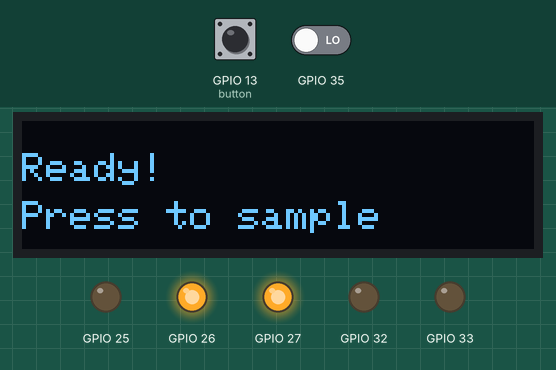
A program run on a simulated ESP32. On the bench: 128×32 one-colour display, output pins drawn as LEDs (lit = HIGH). Dashed ring = blinking. The test bench sets the inputs (shaded band); at power-on: GPIO 13 (button) HIGH, GPIO 35 LOW. Nothing arrives over Bluetooth unless stated; a phone connects over Bluetooth LE 3 s after start; what the program prints to the serial monitor is not drawn.

Above: at 6.3 s.
6.4 s: GPIO 13 (button) pulled LOW for 0.15 s
At 8.2 s:
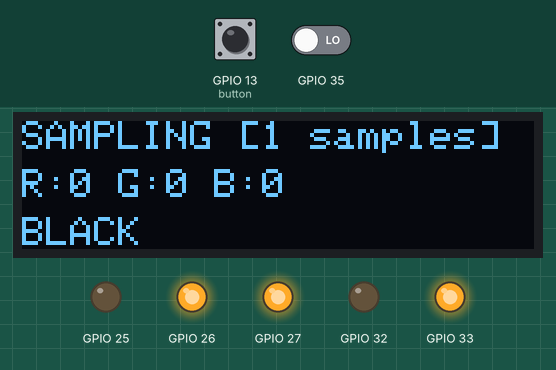
8.5 s: GPIO 13 (button) pulled LOW for 3.2 s
At 12.9 s:
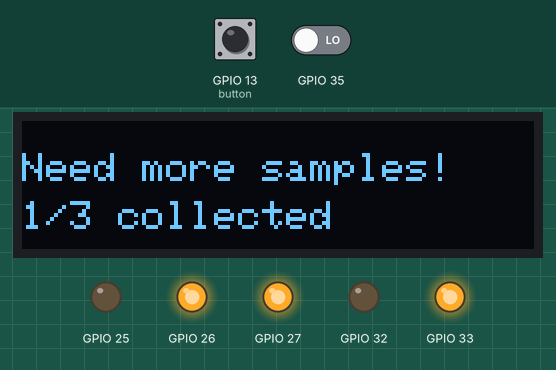
13.2 s: GPIO 13 (button) pulled LOW for 1 s
At 14.53 s:
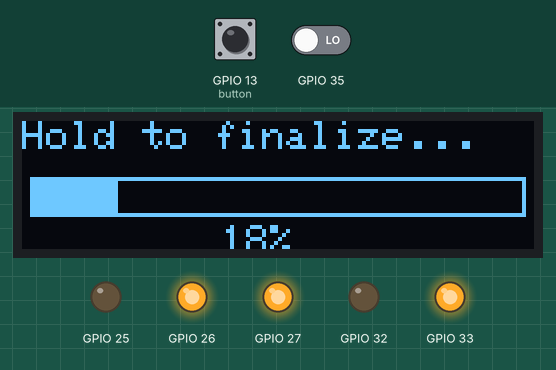
14.8 s: GPIO 13 (button) pulled LOW for 0.15 s
At 15.31 s:
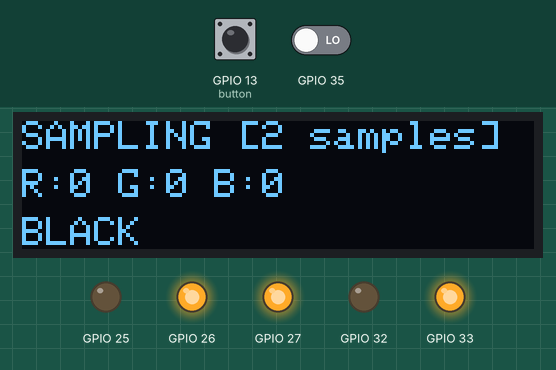
15.5 s: GPIO 13 (button) pulled LOW for 3.2 s
At 19.8 s:
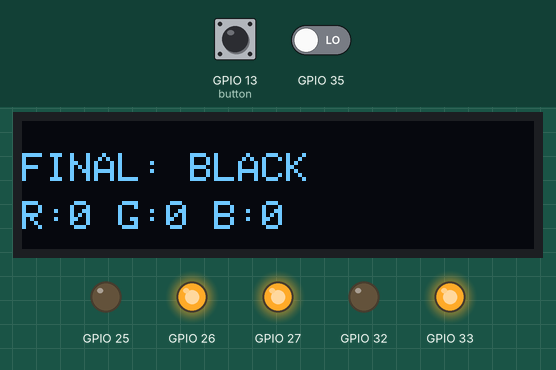
20.2 s: GPIO 13 (button) pulsed LOW 5 times (0.12 s each, 0.3 s apart)
At 21.14 s:
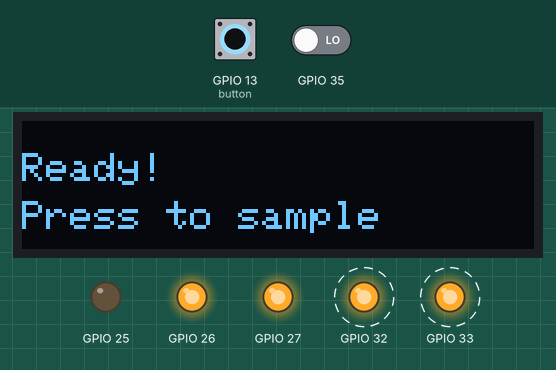
Timing chart, 0 to 23.3 s (numbered marks = the images above; inputs shaded):
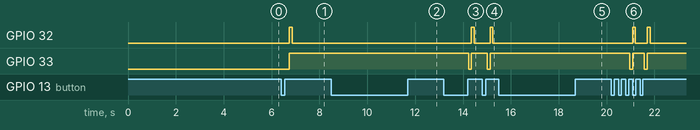

Measured:
- after the input at 6.4 s, GPIO 32: LOW → HIGH after 0.35 s, → LOW 0.12 s later; GPIO 33: LOW → HIGH after 0.35 s; the display: changes after 0.60 s (image 1)
- after the input at 8.5 s, the display: first changes after 0.29 s (image 2 shows a later state)
- after the input at 13.2 s, GPIO 32: LOW → HIGH after 1.2 s, → LOW 0.12 s later; GPIO 33: HIGH → LOW after 1.0 s, → HIGH 0.12 s later; the display: first differs from a run without the input after 0.83 s (image 3 shows a later state)
- after the input at 14.8 s, GPIO 32: LOW → HIGH after 0.33 s, → LOW 0.12 s later; GPIO 33: HIGH → LOW after 0.21 s, → HIGH 0.12 s later
- after the input at 15.5 s, the display: first changes after 0.26 s (image 5 shows a later state)
- after the input at 20.2 s, GPIO 32: alternates HIGH for 0.12 s and LOW for 0.50 s, 4 changes in all, then stays LOW, starting after 0.88 s; GPIO 33: alternates HIGH for 0.50 s and LOW for 0.12 s, 4 changes in all, then stays HIGH, starting after 0.76 s; the display: changes after 0.21 s (image 6)

The program:

main.cpp
```cpp
/*********
  ESP32 TCS3200 Color Sensor with OLED Display
*********/
#include "ble_service.h"
#include "button.h"
#include "color_sampler.h"
#include "color_sensor.h"
#include "display.h"
#include "sampling_controller.h"
#include <Arduino.h>
#include <Wire.h>

// Hardware configuration
Display display(128, 32, 21, 22);
ColorSensor sensor(27, 25, 32, 33, 35, 26);
ColorSampler sampler;
Button button(13);
Bluetooth ble;

// Controller
SamplingController controller(display, sensor, sampler, button, ble);

void setup()
{
  Serial.begin(115200);
  delay(1000);
  Serial.println("Starting...");

  if (!display.begin())
  {
    for (;;)
      ;
  }

  display.showSplash();
  delay(2500);

  display.showWelcome();
  delay(1500);

  sensor.begin();
  button.begin();
  ble.begin("Surface Color Detector");

  controller.begin();
  Serial.println("Setup complete!");
}

void loop()
{
  controller.update();
  delay(30);
}
```

ble_service.h
```cpp
#ifndef BLE_SERVICE_H
#define BLE_SERVICE_H

#include <Arduino.h>
#include <BLE2902.h>
#include <BLEDevice.h>
#include <BLEServer.h>
#include <BLEUtils.h>
#include <esp_bt.h>

#define SERVICE_UUID "4fafc201-1fb5-459e-8fcc-c5c9c331914b"
#define CHARACTERISTIC_UUID "beb5483e-36e1-4688-b7f5-ea07361b26a8"

class Bluetooth {
private:
  BLEServer *pServer;
  BLECharacteristic *pCharacteristic;

public:
  Bluetooth();
  void begin(const char *deviceName);
  void send(const String &data);
  bool isConnected();
};

#endif
```

button.h
```cpp
#ifndef BUTTON_H
#define BUTTON_H

#include <Arduino.h>

class Button {
public:
  // Configuration constants
  static const unsigned long DEBOUNCE_DELAY = 50;
  static const unsigned long TAP_TIMEOUT = 400;
  static const unsigned long SHORT_PRESS_MAX = 500;

  Button(uint8_t buttonPin);

  void begin();

  // Core state
  void update();
  bool isPressed();
  bool isPressedFor(unsigned long durationMs);
  unsigned long getPressedDuration();

  // Edge detection
  bool wasJustPressed();
  bool wasJustReleased();

  // Multi-tap detection
  void updateTapCount();
  int getTapCount();
  void resetTapCount();

  unsigned long getLastPressDuration() { return lastPressDuration; }

private:
  uint8_t pin;
  unsigned long pressStartTime;
  unsigned long lastPressDuration;
  unsigned long lastDebounceTime;
  unsigned long lastTapTime;
  int tapCount;
  bool wasPressedBefore;
  bool lastStableState;
};

#endif
```

color_sampler.h
```cpp
#ifndef COLOR_SAMPLER_H
#define COLOR_SAMPLER_H

#include <Arduino.h>
#include "color_sensor.h"

class ColorSampler
{
private:
  long totalRed;
  long totalGreen;
  long totalBlue;
  int sampleCount;
  bool sampling;

public:
  ColorSampler();
  void addSample(const RGBColor &color);
  RGBColor getAverage();
  int getSampleCount();
  bool isSampling();
  void reset();
  void printSample(const RGBColor &color);
  void printAverage(const RGBColor &avgColor, const String &colorName);
};

#endif
```

color_sensor.h
```cpp
#ifndef COLOR_SENSOR_H
#define COLOR_SENSOR_H

#include <Arduino.h>

struct RGBColor {
  int red;
  int green;
  int blue;
};

class ColorSensor {
public:
  // Calibration values (adjust based on your sensor)
  static const int WHITE_RED_FREQ = 26;
  static const int WHITE_GREEN_FREQ = 24;
  static const int WHITE_BLUE_FREQ = 30;
  static const int BLACK_RED_FREQ = 155;
  static const int BLACK_GREEN_FREQ = 166;
  static const int BLACK_BLUE_FREQ = 197;

  ColorSensor(uint8_t s0, uint8_t s1, uint8_t s2, uint8_t s3, uint8_t out,
              uint8_t led);

  void begin();

  // LED Control
  void ensureLedOn();
  void toggleLed();
  void setLed(bool on);
  bool isLedOn();

  // Color Reading
  RGBColor readColor();
  String detectColorName(const RGBColor &color);
  void printColorData(const RGBColor &color, const String &colorName);

private:
  uint8_t s0Pin, s1Pin, s2Pin, s3Pin;
  uint8_t outPin;
  uint8_t ledPin;

  int redFreq, greenFreq, blueFreq;

  unsigned long readFrequency(bool s2State, bool s3State);
};

#endif
```

display.h
```cpp
#ifndef DISPLAY_H
#define DISPLAY_H

#include <Adafruit_SSD1306.h>
#include <Arduino.h>

class Display {
private:
  Adafruit_SSD1306 oled;
  uint8_t sdaPin;
  uint8_t sclPin;
  uint8_t screenWidth;
  uint8_t screenHeight;
  int8_t resetPin;
  uint8_t i2cAddress;

  void prepareDisplay();

public:
  Display(uint8_t width, uint8_t height, uint8_t sda, uint8_t scl,
          uint8_t address = 0x3C, int8_t reset = -1);
  bool begin();
  void showSplash();
  void showWelcome();
  void showColorData(int red, int green, int blue, const String &colorName);
  void showSamplingMode(int sampleCount, int red, int green, int blue,
                        const String &colorName);
  void showProgress(int percentage);
  void showMessage(const String &line1, const String &line2 = "");
};

#endif
```

sampling_controller.h
```cpp
#ifndef SAMPLING_CONTROLLER_H
#define SAMPLING_CONTROLLER_H

#include "ble_service.h"
#include "button.h"
#include "color_sampler.h"
#include "color_sensor.h"
#include "display.h"
#include <Arduino.h>

class SamplingController {
public:
  // Timing configuration (ms)
  static const unsigned long LONG_PRESS_DURATION = 2000;
  static const unsigned long LED_TOGGLE_DURATION = 5000;
  static const unsigned long AUTO_LED_OFF_TIMEOUT = 120000; // 2 minutes
  static const int MIN_SAMPLES_REQUIRED = 3;

  SamplingController(Display &disp, ColorSensor &sens, ColorSampler &samp,
                     Button &btn, Bluetooth &bluetooth);

  void begin();
  void update();

  // Configuration setters
  void setLongPressDuration(unsigned long ms);
  void setMinSamplesRequired(int count);

private:
  // Dependencies
  Display &display;
  ColorSensor &sensor;
  ColorSampler &sampler;
  Button &button;
  Bluetooth &ble;

  // Configuration
  unsigned long longPressDuration;
  unsigned long ledToggleDuration;
  unsigned long autoLedOffTimeout;
  int minSamplesRequired;

  // State
  bool lastButtonState;
  bool longPressHandled;
  bool ledToggleHandled;
  unsigned long lastActivityTime;
  RGBColor lastAvgColor;
  String lastColorName;

  // Event handlers
  void onSampleTaken(const RGBColor &color);
  void onLongPress();
  void onLedToggle();
  void onTripleTap();

  // Helper methods
  bool canFinalize();
  void checkAutoLedOff();
  void handleWakeUp();
  void showCurrentState();
  void waitForButtonRelease();
  void waitForButtonPress();
  void updateActivity();
};

#endif
```

ble_service.cpp
```cpp
#include "ble_service.h"

static bool _deviceConnected = false;

class ServerCallbacks : public BLEServerCallbacks {
  void onConnect(BLEServer *pServer) {
    _deviceConnected = true;
    Serial.println("BLE Client connected");
  }

  void onDisconnect(BLEServer *pServer) {
    _deviceConnected = false;
    Serial.println("BLE Client disconnected");
    pServer->startAdvertising();
  }
};

Bluetooth::Bluetooth() : pServer(nullptr), pCharacteristic(nullptr) {}

void Bluetooth::begin(const char *deviceName) {
  BLEDevice::init(deviceName);

  // Set TX power to maximum for better range
  esp_ble_tx_power_set(ESP_BLE_PWR_TYPE_DEFAULT, ESP_PWR_LVL_P9);
  esp_ble_tx_power_set(ESP_BLE_PWR_TYPE_ADV, ESP_PWR_LVL_P9);

  pServer = BLEDevice::createServer();
  pServer->setCallbacks(new ServerCallbacks());

  BLEService *pService = pServer->createService(SERVICE_UUID);

  pCharacteristic = pService->createCharacteristic(
      CHARACTERISTIC_UUID, BLECharacteristic::PROPERTY_READ |
                               BLECharacteristic::PROPERTY_WRITE |
                               BLECharacteristic::PROPERTY_NOTIFY |
                               BLECharacteristic::PROPERTY_INDICATE);

  pCharacteristic->addDescriptor(new BLE2902());
  pService->start();

  // iOS-compatible advertising settings
  BLEAdvertising *pAdvertising = BLEDevice::getAdvertising();
  pAdvertising->addServiceUUID(SERVICE_UUID);
  pAdvertising->setScanResponse(true); // Enable scan response for iOS
  pAdvertising->setMinPreferred(0x06); // Helps with iPhone connection
  pAdvertising->setMaxPreferred(0x12);
  BLEDevice::startAdvertising();

  Serial.println("BLE started: " + String(deviceName));
  Serial.println("Waiting for connections...");
}

void Bluetooth::send(const String &data) {
  if (_deviceConnected) {
    pCharacteristic->setValue(data.c_str());
    pCharacteristic->notify();

    Serial.print("BLE sent: ");
    Serial.println(data);
  }
}

bool Bluetooth::isConnected() { return _deviceConnected; }
```

button.cpp
```cpp
#include "button.h"

Button::Button(uint8_t buttonPin)
    : pin(buttonPin), pressStartTime(0), lastPressDuration(0),
      lastDebounceTime(0), lastTapTime(0), tapCount(0), wasPressedBefore(false),
      lastStableState(false) {}

void Button::begin() {
  pinMode(pin, INPUT_PULLUP);
  lastStableState = digitalRead(pin) == LOW;
}

// ============================================================================
// Core State
// ============================================================================

void Button::update() {
  bool currentlyPressed = isPressed();

  if (currentlyPressed && !wasPressedBefore) {
    // Just pressed
    pressStartTime = millis();
    wasPressedBefore = true;
  } else if (!currentlyPressed && wasPressedBefore) {
    // Just released
    lastPressDuration = millis() - pressStartTime;
    wasPressedBefore = false;
    pressStartTime = 0;
  }
}

bool Button::isPressed() {
  bool reading = digitalRead(pin) == LOW;

  if (reading != lastStableState) {
    if (millis() - lastDebounceTime > DEBOUNCE_DELAY) {
      lastStableState = reading;
      lastDebounceTime = millis();
    }
  } else {
    lastDebounceTime = millis();
  }

  return lastStableState;
}

bool Button::isPressedFor(unsigned long durationMs) {
  if (isPressed() && wasPressedBefore) {
    return (millis() - pressStartTime) >= durationMs;
  }
  return false;
}

unsigned long Button::getPressedDuration() {
  if (isPressed() && wasPressedBefore) {
    return millis() - pressStartTime;
  }
  return 0;
}

// ============================================================================
// Edge Detection
// ============================================================================

bool Button::wasJustPressed() {
  static bool lastState = false;
  bool currentState = isPressed();
  bool justPressed = currentState && !lastState;
  lastState = currentState;
  return justPressed;
}

bool Button::wasJustReleased() {
  static bool lastState = false;
  bool currentState = isPressed();
  bool justReleased = !currentState && lastState;
  lastState = currentState;
  return justReleased;
}

// ============================================================================
// Multi-Tap Detection
// ============================================================================

void Button::updateTapCount() {
  static bool wasPressed = false;
  bool currentlyPressed = isPressed();

  // Detect button release (end of tap)
  if (wasPressed && !currentlyPressed) {
    // Only count short presses as taps
    unsigned long pressDuration = millis() - pressStartTime;
    if (pressDuration < SHORT_PRESS_MAX) {
      tapCount++;
      lastTapTime = millis();
    }
  }

  wasPressed = currentlyPressed;
}

int Button::getTapCount() {
  // Return count only after timeout (tapping sequence complete)
  bool sequenceComplete = (millis() - lastTapTime) > TAP_TIMEOUT;
  if (tapCount > 0 && sequenceComplete && !isPressed()) {
    return tapCount;
  }
  return 0;
}

void Button::resetTapCount() {
  tapCount = 0;
  lastTapTime = 0;
}
```

color_sampler.cpp
```cpp
#include "color_sampler.h"

ColorSampler::ColorSampler()
    : totalRed(0), totalGreen(0), totalBlue(0), sampleCount(0), sampling(false)
{
}

void ColorSampler::addSample(const RGBColor &color)
{
  totalRed += color.red;
  totalGreen += color.green;
  totalBlue += color.blue;
  sampleCount++;
  sampling = true;
}

RGBColor ColorSampler::getAverage()
{
  RGBColor avg = {0, 0, 0};

  if (sampleCount > 0)
  {
    avg.red = totalRed / sampleCount;
    avg.green = totalGreen / sampleCount;
    avg.blue = totalBlue / sampleCount;
  }

  return avg;
}

int ColorSampler::getSampleCount()
{
  return sampleCount;
}

bool ColorSampler::isSampling()
{
  return sampling;
}

void ColorSampler::reset()
{
  totalRed = 0;
  totalGreen = 0;
  totalBlue = 0;
  sampleCount = 0;
  sampling = false;
}

void ColorSampler::printSample(const RGBColor &color)
{
  Serial.print("Sample #");
  Serial.print(sampleCount);
  Serial.print(" - R:");
  Serial.print(color.red);
  Serial.print(" G:");
  Serial.print(color.green);
  Serial.print(" B:");
  Serial.println(color.blue);
}

void ColorSampler::printAverage(const RGBColor &avgColor, const String &colorName)
{
  Serial.println("===== AVERAGE COLOR =====");
  Serial.print("Samples: ");
  Serial.println(sampleCount);
  Serial.print("Avg R:");
  Serial.print(avgColor.red);
  Serial.print(" G:");
  Serial.print(avgColor.green);
  Serial.print(" B:");
  Serial.println(avgColor.blue);
  Serial.print("Color: ");
  Serial.println(colorName);
  Serial.println("=========================");
}
```

color_sensor.cpp
```cpp
#include "color_sensor.h"

// Comment out to disable debug output
#define DEBUG_SENSOR

static const unsigned long PULSE_TIMEOUT = 100000;
static const unsigned long FILTER_SETTLING_TIME = 20;

ColorSensor::ColorSensor(uint8_t s0, uint8_t s1, uint8_t s2, uint8_t s3,
                         uint8_t out, uint8_t led)
    : s0Pin(s0), s1Pin(s1), s2Pin(s2), s3Pin(s3), outPin(out), ledPin(led),
      redFreq(0), greenFreq(0), blueFreq(0) {}

void ColorSensor::begin() {
  // Configure pins
  pinMode(s0Pin, OUTPUT);
  pinMode(s1Pin, OUTPUT);
  pinMode(s2Pin, OUTPUT);
  pinMode(s3Pin, OUTPUT);
  pinMode(outPin, INPUT);
  pinMode(ledPin, OUTPUT);

  // Set frequency scaling to 20%
  digitalWrite(s0Pin, HIGH);
  digitalWrite(s1Pin, LOW);

  // Turn on sensor LED by default
  digitalWrite(ledPin, HIGH);
}

// ============================================================================
// LED Control
// ============================================================================

void ColorSensor::ensureLedOn() {
  if (digitalRead(ledPin) != HIGH) {
    digitalWrite(ledPin, HIGH);
  }
}

void ColorSensor::toggleLed() { digitalWrite(ledPin, isLedOn() ? LOW : HIGH); }

void ColorSensor::setLed(bool on) { digitalWrite(ledPin, on ? HIGH : LOW); }

bool ColorSensor::isLedOn() { return digitalRead(ledPin) == HIGH; }

// ============================================================================
// Color Reading
// ============================================================================

unsigned long ColorSensor::readFrequency(bool s2State, bool s3State) {
  digitalWrite(s2Pin, s2State ? HIGH : LOW);
  digitalWrite(s3Pin, s3State ? HIGH : LOW);
  delay(FILTER_SETTLING_TIME);
  return pulseIn(outPin, LOW, PULSE_TIMEOUT);
}

RGBColor ColorSensor::readColor() {
  RGBColor color = {0, 0, 0};

  // Read raw frequencies for each channel
  unsigned long rFreq = readFrequency(false, false); // Red
  unsigned long gFreq = readFrequency(true, true);   // Green
  unsigned long bFreq = readFrequency(false, true);  // Blue

  // Check for sensor timeout
  if (rFreq == 0 || gFreq == 0 || bFreq == 0) {
#ifdef DEBUG_SENSOR
    Serial.println("WARNING: Sensor timeout! Check connections.");
#endif
    return color;
  }

#ifdef DEBUG_SENSOR
  Serial.print("Freq R:");
  Serial.print(rFreq);
  Serial.print(" G:");
  Serial.print(gFreq);
  Serial.print(" B:");
  Serial.println(bFreq);
#endif

  // Map frequencies to RGB (0-255) using calibration values
  color.red =
      constrain(map(rFreq, WHITE_RED_FREQ, BLACK_RED_FREQ, 255, 0), 0, 255);
  color.green =
      constrain(map(gFreq, WHITE_GREEN_FREQ, BLACK_GREEN_FREQ, 255, 0), 0, 255);
  color.blue =
      constrain(map(bFreq, WHITE_BLUE_FREQ, BLACK_BLUE_FREQ, 255, 0), 0, 255);

  return color;
}

// ============================================================================
// Color Detection
// ============================================================================

String ColorSensor::detectColorName(const RGBColor &color) {
  const int r = color.red;
  const int g = color.green;
  const int b = color.blue;
  const int brightness = (r + g + b) / 3;

  // Helper lambdas for readability
  auto isGrayish = [&](int tolerance) {
    return abs(r - g) < tolerance && abs(g - b) < tolerance &&
           abs(r - b) < tolerance;
  };

  // Grayscale detection (ordered by brightness)
  if (r < 30 && g < 30 && b < 30)
    return "BLACK";
  if (brightness < 50 && isGrayish(20))
    return "DARK GRAY";
  if (brightness < 120 && isGrayish(25))
    return "GRAY";
  if (brightness < 200 && isGrayish(30))
    return "LIGHT GRAY";
  if (r > 200 && g > 200 && b > 200)
    return "WHITE";

  // Chromatic colors (order matters for proper detection)
  // Yellow - check before RED (both R and G high)
  if (r > 120 && g > 120 && b < 80 && abs(r - g) < 50)
    return "YELLOW";

  // Orange - check before RED
  if (r > 150 && g > 60 && g < 140 && b < 70)
    return "ORANGE";

  // Primary colors
  if (r > g + 25 && r > b + 25) {
    return brightness < 80 ? "DARK RED" : "RED";
  }
  if (g > r + 40 && g > b + 40) {
    return brightness < 80 ? "DARK GREEN" : "GREEN";
  }
  if (b > r + 40 && b > g + 40) {
    return brightness < 80 ? "DARK BLUE" : "BLUE";
  }

  // Secondary colors
  if (r > 80 && r < 180 && g > 40 && g < 120 && b < 80)
    return "BROWN";
  if (g > 150 && b > 150 && r < 100)
    return "CYAN";

  if (r > 120 && b > 120 && g < 100) {
    return r > b + 30 ? "MAGENTA" : "PURPLE";
  }

  if (r > 180 && g > 100 && g < 180 && b > 120 && b < 200)
    return "PINK";

  return "UNKNOWN";
}

void ColorSensor::printColorData(const RGBColor &color,
                                 const String &colorName) {
  Serial.print("R:");
  Serial.print(color.red);
  Serial.print(" G:");
  Serial.print(color.green);
  Serial.print(" B:");
  Serial.print(color.blue);
  Serial.print(" - ");
  Serial.println(colorName);
}
```

Source omitted: display.cpp (3391 bytes), sampling_controller.cpp (9375 bytes)
